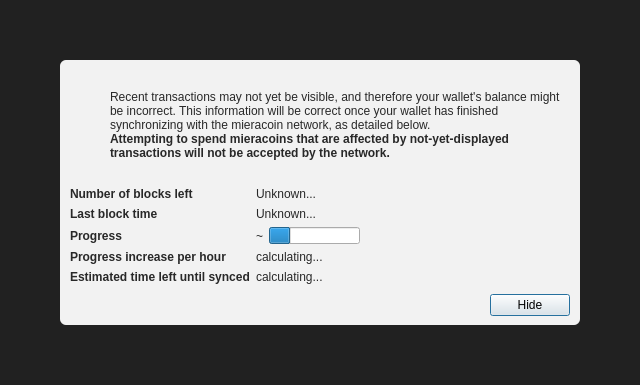
<?xml version="1.0" encoding="UTF-8"?>
<ui version="4.0">
 <class>ModalOverlay</class>
 <widget class="ModalOverlay" name="ModalOverlay">
  <property name="geometry">
   <rect>
    <x>0</x>
    <y>0</y>
    <width>640</width>
    <height>385</height>
   </rect>
  </property>
  <property name="windowTitle">
   <string>Form</string>
  </property>
  <layout class="QVBoxLayout" name="verticalLayout" stretch="0">
   <property name="sizeConstraint">
    <enum>QLayout::SetDefaultConstraint</enum>
   </property>
   <property name="leftMargin">
    <number>0</number>
   </property>
   <property name="topMargin">
    <number>0</number>
   </property>
   <property name="rightMargin">
    <number>0</number>
   </property>
   <property name="bottomMargin">
    <number>0</number>
   </property>
   <item>
    <widget class="QWidget" name="bgWidget" native="true">
     <property name="styleSheet">
      <string notr="true">#bgWidget { background: rgba(0,0,0,220); }</string>
     </property>
     <layout class="QVBoxLayout" name="verticalLayoutMain" stretch="1">
      <property name="leftMargin">
       <number>60</number>
      </property>
      <property name="topMargin">
       <number>60</number>
      </property>
      <property name="rightMargin">
       <number>60</number>
      </property>
      <property name="bottomMargin">
       <number>60</number>
      </property>
      <item>
       <widget class="QWidget" name="contentWidget" native="true">
        <property name="styleSheet">
         <string notr="true">#contentWidget { background: rgba(255,255,255,240); border-radius: 6px; }

QLabel { color: rgb(40,40,40);  }</string>
        </property>
        <layout class="QVBoxLayout" name="verticalLayoutSub" stretch="1,0,0,0">
         <property name="spacing">
          <number>0</number>
         </property>
         <property name="leftMargin">
          <number>10</number>
         </property>
         <property name="topMargin">
          <number>10</number>
         </property>
         <property name="rightMargin">
          <number>10</number>
         </property>
         <property name="bottomMargin">
          <number>10</number>
         </property>
         <item>
          <layout class="QHBoxLayout" name="horizontalLayoutIconText" stretch="0,1">
           <property name="topMargin">
            <number>20</number>
           </property>
           <item>
            <layout class="QVBoxLayout" name="verticalLayoutIcon">
             <property name="leftMargin">
              <number>0</number>
             </property>
             <item>
              <widget class="QPushButton" name="warningIcon">
               <property name="enabled">
                <bool>false</bool>
               </property>
               <property name="text">
                <string/>
               </property>
               <property name="icon">
                <iconset>
                 <normaloff>:/icons/warning</normaloff>
                 <disabledoff>:/icons/warning</disabledoff>:/icons/warning</iconset>
               </property>
               <property name="iconSize">
                <size>
                 <width>48</width>
                 <height>48</height>
                </size>
               </property>
               <property name="flat">
                <bool>true</bool>
               </property>
              </widget>
             </item>
             <item>
              <spacer name="verticalSpacerWarningIcon">
               <property name="orientation">
                <enum>Qt::Vertical</enum>
               </property>
               <property name="sizeHint" stdset="0">
                <size>
                 <width>20</width>
                 <height>40</height>
                </size>
               </property>
              </spacer>
             </item>
            </layout>
           </item>
           <item>
            <layout class="QVBoxLayout" name="verticalLayoutInfoText">
             <property name="leftMargin">
              <number>0</number>
             </property>
             <property name="topMargin">
              <number>0</number>
             </property>
             <item>
              <widget class="QLabel" name="infoText">
               <property name="text">
                <string>Recent transactions may not yet be visible, and therefore your wallet's balance might be incorrect. This information will be correct once your wallet has finished synchronizing with the mieracoin network, as detailed below.</string>
               </property>
               <property name="textFormat">
                <enum>Qt::RichText</enum>
               </property>
               <property name="wordWrap">
                <bool>true</bool>
               </property>
              </widget>
             </item>
             <item>
              <widget class="QLabel" name="infoTextStrong">
               <property name="font">
                <font>
                 <weight>75</weight>
                 <bold>true</bold>
                </font>
               </property>
               <property name="text">
                <string>Attempting to spend mieracoins that are affected by not-yet-displayed transactions will not be accepted by the network.</string>
               </property>
               <property name="textFormat">
                <enum>Qt::RichText</enum>
               </property>
               <property name="wordWrap">
                <bool>true</bool>
               </property>
              </widget>
             </item>
             <item>
              <spacer name="verticalSpacerInTextSpace">
               <property name="orientation">
                <enum>Qt::Vertical</enum>
               </property>
               <property name="sizeHint" stdset="0">
                <size>
                 <width>20</width>
                 <height>40</height>
                </size>
               </property>
              </spacer>
             </item>
            </layout>
           </item>
          </layout>
         </item>
         <item>
          <spacer name="verticalSpacerAfterText">
           <property name="orientation">
            <enum>Qt::Vertical</enum>
           </property>
           <property name="sizeHint" stdset="0">
            <size>
             <width>20</width>
             <height>40</height>
            </size>
           </property>
          </spacer>
         </item>
         <item>
          <layout class="QFormLayout" name="formLayout">
           <property name="fieldGrowthPolicy">
            <enum>QFormLayout::FieldsStayAtSizeHint</enum>
           </property>
           <property name="horizontalSpacing">
            <number>6</number>
           </property>
           <property name="verticalSpacing">
            <number>6</number>
           </property>
           <property name="topMargin">
            <number>10</number>
           </property>
           <item row="0" column="0">
            <widget class="QLabel" name="labelNumberOfBlocksLeft">
             <property name="font">
              <font>
               <weight>75</weight>
               <bold>true</bold>
              </font>
             </property>
             <property name="text">
              <string>Number of blocks left</string>
             </property>
            </widget>
           </item>
           <item row="0" column="1">
            <widget class="QLabel" name="numberOfBlocksLeft">
             <property name="text">
              <string>Unknown...</string>
             </property>
            </widget>
           </item>
           <item row="1" column="0">
            <widget class="QLabel" name="labelLastBlockTime">
             <property name="font">
              <font>
               <weight>75</weight>
               <bold>true</bold>
              </font>
             </property>
             <property name="text">
              <string>Last block time</string>
             </property>
            </widget>
           </item>
           <item row="1" column="1">
            <widget class="QLabel" name="newestBlockDate">
             <property name="sizePolicy">
              <sizepolicy hsizetype="Maximum" vsizetype="Preferred">
               <horstretch>0</horstretch>
               <verstretch>0</verstretch>
              </sizepolicy>
             </property>
             <property name="text">
              <string>Unknown...</string>
             </property>
            </widget>
           </item>
           <item row="2" column="0">
            <widget class="QLabel" name="labelSyncDone">
             <property name="font">
              <font>
               <weight>75</weight>
               <bold>true</bold>
              </font>
             </property>
             <property name="text">
              <string>Progress</string>
             </property>
            </widget>
           </item>
           <item row="2" column="1">
            <layout class="QHBoxLayout" name="horizontalLayoutSync" stretch="0,1">
             <item>
              <widget class="QLabel" name="percentageProgress">
               <property name="text">
                <string notr="true">~</string>
               </property>
              </widget>
             </item>
             <item>
              <widget class="QProgressBar" name="progressBar">
               <property name="value">
                <number>24</number>
               </property>
               <property name="format">
                <string/>
               </property>
              </widget>
             </item>
            </layout>
           </item>
           <item row="4" column="0">
            <widget class="QLabel" name="labelProgressIncrease">
             <property name="font">
              <font>
               <weight>75</weight>
               <bold>true</bold>
              </font>
             </property>
             <property name="text">
              <string>Progress increase per hour</string>
             </property>
            </widget>
           </item>
           <item row="4" column="1">
            <widget class="QLabel" name="progressIncreasePerH">
             <property name="text">
              <string>calculating...</string>
             </property>
            </widget>
           </item>
           <item row="5" column="0">
            <widget class="QLabel" name="labelEstimatedTimeLeft">
             <property name="font">
              <font>
               <weight>75</weight>
               <bold>true</bold>
              </font>
             </property>
             <property name="text">
              <string>Estimated time left until synced</string>
             </property>
            </widget>
           </item>
           <item row="5" column="1">
            <widget class="QLabel" name="expectedTimeLeft">
             <property name="text">
              <string>calculating...</string>
             </property>
            </widget>
           </item>
          </layout>
         </item>
         <item>
          <layout class="QHBoxLayout" name="horizontalLayoutButtons">
           <property name="leftMargin">
            <number>10</number>
           </property>
           <property name="topMargin">
            <number>10</number>
           </property>
           <item>
            <spacer name="horizontalSpacer">
             <property name="orientation">
              <enum>Qt::Horizontal</enum>
             </property>
             <property name="sizeHint" stdset="0">
              <size>
               <width>40</width>
               <height>20</height>
              </size>
             </property>
            </spacer>
           </item>
           <item>
            <widget class="QPushButton" name="closeButton">
             <property name="text">
              <string>Hide</string>
             </property>
             <property name="focusPolicy">
              <enum>Qt::StrongFocus</enum>
             </property>
             <property name="default">
              <bool>true</bool>
             </property>
            </widget>
           </item>
          </layout>
         </item>
        </layout>
       </widget>
      </item>
     </layout>
    </widget>
   </item>
  </layout>
 </widget>
 <customwidgets>
  <customwidget>
   <class>ModalOverlay</class>
   <extends>QWidget</extends>
   <header>qt/modaloverlay.h</header>
   <container>1</container>
  </customwidget>
 </customwidgets>
 <resources/>
 <connections/>
</ui>
